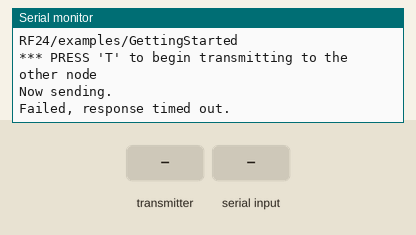
Simulated run of this sketch. Board: Arduino Uno, built with avr-gcc and run on an emulated ATmega328P. Shown: the last lines printed to the serial monitor. The inputs (shaded band) are chosen by the test bench. No radio packets arrive unless stated.

Above: at 1.2 s.
1.3 s: the transmitter starts sending got_time = 0
At 1.8 s:
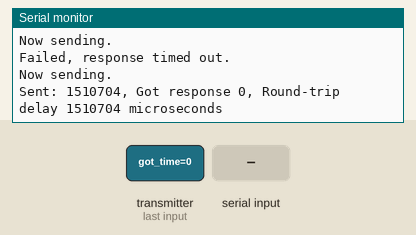
4.0 s: "R" received over Serial
At 4.6 s:
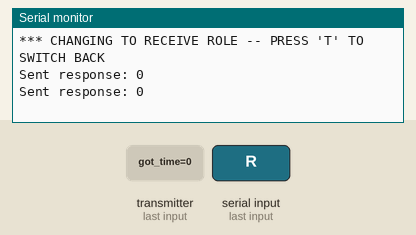
6.0 s: "T" received over Serial
At 6.8 s:
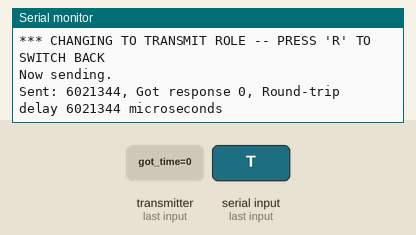

The sketch:

nRF_pro_mini_test.ino
```cpp
// (licence header left out)
/**
 * Example for Getting Started with nRF24L01+ radios.
 *
 * This is an example of how to use the RF24 class.  Write this sketch to two
 * different nodes.  Put one of the nodes into 'transmit' mode by connecting
 * with the serial monitor and sending a 'T'.  The ping node sends the current
 * time to the pong node, which responds by sending the value back.  The ping
 * node can then see how long the whole cycle took.
 */

#include <SPI.h>
#include "RF24.h"

/**Set up nRF24L01 radio on SPI bus plus pins 9 & 10**/
RF24 radio(9,10);

byte addresses[][6] = { "1Node", "2Node" };

bool role = 1;

bool radioNumber = 0;//change to zero for one of the radios and one for the other


void setup(void)
{
  Serial.begin(115200);

  Serial.println(F("RF24/examples/GettingStarted"));
  Serial.println(F("*** PRESS 'T' to begin transmitting to the other node"));

  radio.begin();
  radio.setRetries(15, 15);

  if (radioNumber)
  {
    radio.openWritingPipe(addresses[1]);
    radio.openReadingPipe(1, addresses[0]);
  }
  else
  {
    radio.openWritingPipe(addresses[0]);
    radio.openReadingPipe(1, addresses[1]);
  }

  radio.startListening();
}

void loop(void)
{
  if (role == 1)
  {
    radio.stopListening();

    Serial.println(F("Now sending."));

    unsigned long time = micros();
    if (!radio.write( &time, sizeof(unsigned long) ))
    {
      Serial.println(F("failed to send."));
    }

    radio.startListening();

    unsigned long started_waiting_at = micros();
    bool timeout = false;

    while ( ! radio.available() )
    {
      if (micros() - started_waiting_at > 500000 )
      {
        timeout = true;
        break;
      }
    }

    // Describe the results
    if ( timeout )
    {
      Serial.println(F("Failed, response timed out."));
    }
    else
    {
      unsigned long got_time;
      radio.read( &got_time, sizeof(unsigned long) );

      unsigned long time = micros();

      Serial.print(F("Sent: ")); Serial.print(time);
      Serial.print(F(", Got response ")); Serial.print(got_time);
      Serial.print(F(", Round-trip delay ")); Serial.print(time - got_time);
      Serial.println(F(" microseconds"));
    }

    // Try again 1s later
    delay(1000);
  }


  /*Pong back role.  Receive each packet, dump it out, and send it back*/


  if ( role == 0 )
  {
    unsigned long got_time;

    if ( radio.available() )
    {
      uint8_t pipe_num;
      while (radio.available(&pipe_num))
      {
        radio.read( &got_time, sizeof(unsigned long));
      }

      radio.stopListening();
      radio.write( &got_time, sizeof(unsigned long) );
      radio.startListening();

      Serial.print(F("Sent response: ")); Serial.println(got_time);
    }
  }

  //
  // Change roles
  //

  if ( Serial.available() )
  {
    char c = toupper(Serial.read());
    if ( c == 'T' && role == 0 )
    {
      Serial.println(F("*** CHANGING TO TRANSMIT ROLE -- PRESS 'R' TO SWITCH BACK"));
      role = 1;
    }
    else if ( c == 'R' && role == 1 )
    {
      Serial.println(F("*** CHANGING TO RECEIVE ROLE -- PRESS 'T' TO SWITCH BACK"));
      role = 0;
      radio.startListening();
    }
  }
}
```

Measured:
- after the input at 1.3 s, the serial monitor: prints a new line after 0.21 s (image 1)
- after the input at 4.0 s, the serial monitor: prints a new line after 0.52 s (image 2)
- after the input at 6.0 s, the serial monitor: prints a new line at once (image 3)
